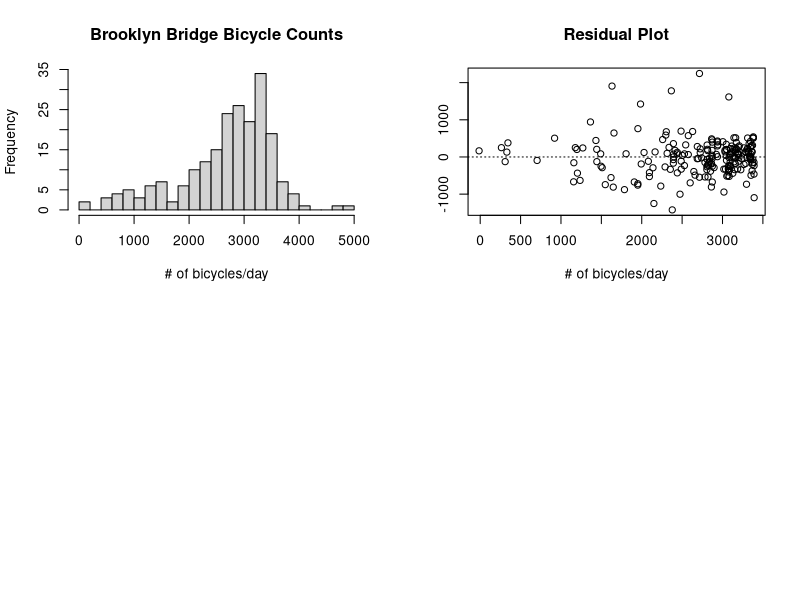
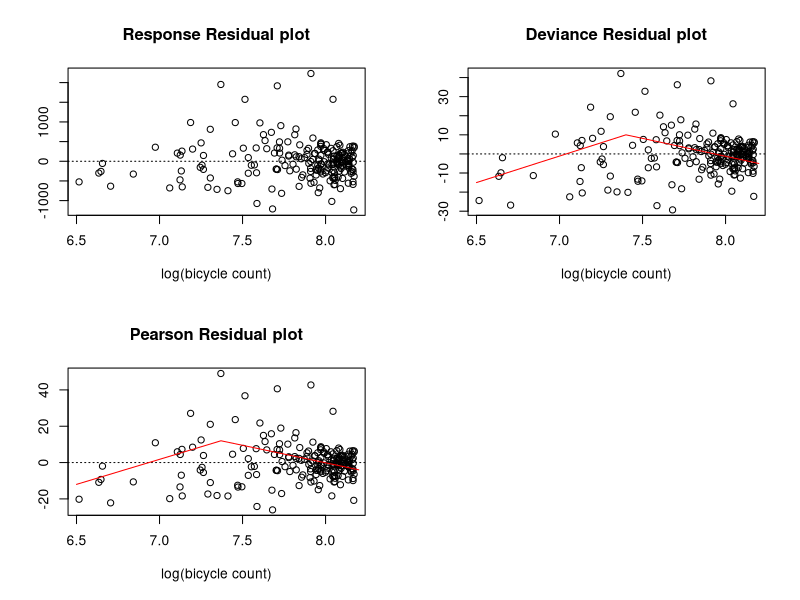
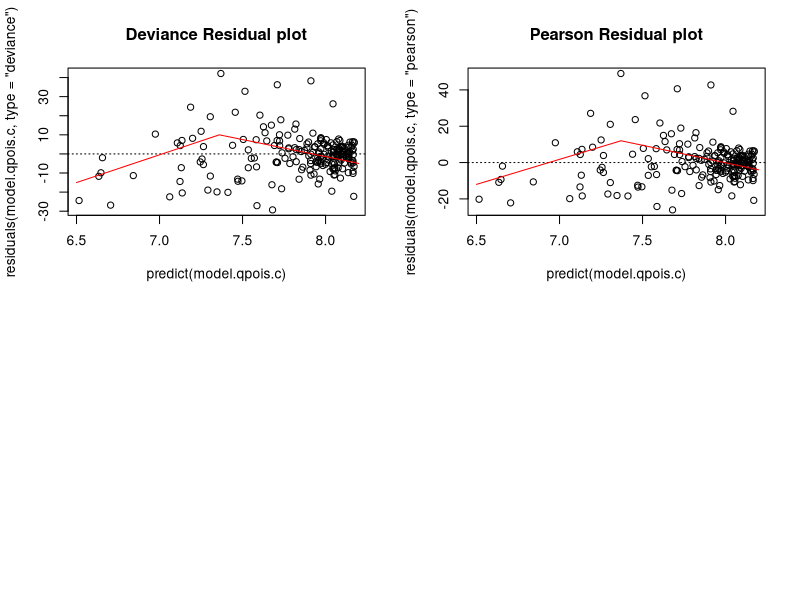
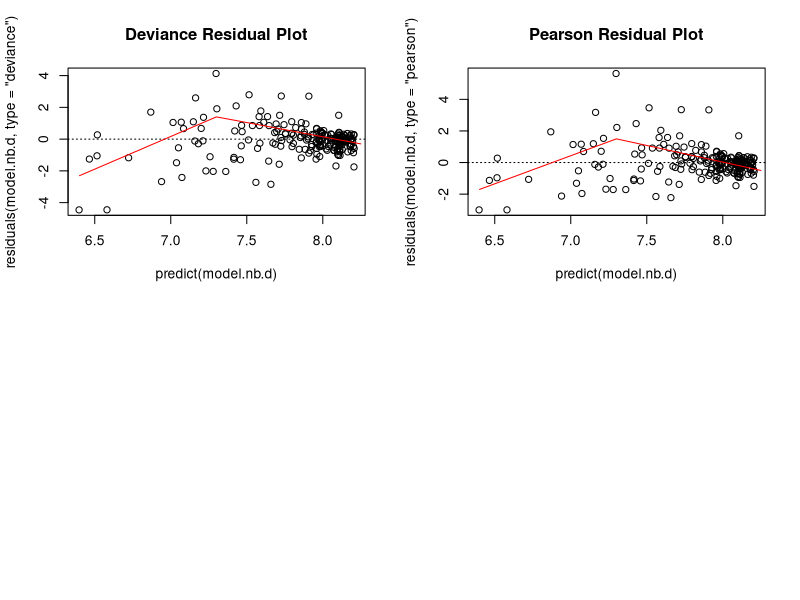

These figures' R source, in order:
## ---- chunk 1
knitr::opts_chunk$set(echo = TRUE)
## ---- chunk 2
library(MASS)
## ---- chunk 3
bicycle = read.csv("NYbridges.csv")

HighF = bicycle$High.Temp
LowF = bicycle$Low.Temp

HighC = ((HighF) - 32) * 5 / 9
LowC = ((LowF) - 32) * (5/9)
## ---- chunk 4
Raini = as.numeric(as.character(bicycle$Precipitation))
# NAs are dealt later in (d)
Rainmm = Raini * 25.4
## ---- chunk 5
Day = bicycle$Day
Day = factor(Day, levels = c("Monday", "Tuesday", "Wednesday", "Thursday", "Friday", 
                             "Saturday", "Sunday"))
bicycle$Day = Day
## ---- chunk 6
Tcount = length(Rainmm[is.na(Rainmm)])
cat("Number of Occurences of T in Precipitation: ", Tcount, "\n")

Rainmm.positive = Rainmm[Rainmm > 0]
MinPmm = min(Rainmm.positive, na.rm = TRUE)
cat("Minimum Value of Precipitation in mm: ", MinPmm, "\n")

## ---- chunk 7
Rainmm[is.na(Rainmm)] = 0
bicycle$Rainmm = Rainmm
## ---- chunk 8
MinC = min(LowC)
## ---- chunk 9

model.lin.a<-lm(Brooklyn~log1p(Rainmm)+Day+HighC+I(HighC^2),
                data=bicycle)

summary(model.lin.a)
anova(model.lin.a)

par(mfrow=c(2,2))
hist(bicycle$Brooklyn, main = "Brooklyn Bridge Bicycle Counts", xlab = "# of bicycles/day", breaks = 20)
plot(predict(model.lin.a), residuals(model.lin.a), main="Residual Plot", ylab="", xlab="# of bicycles/day")
abline(h=0, lty="dotted")


## ---- chunk 10
model.pois.b<-glm(Brooklyn~log1p(Rainmm)+Day+HighC+I(HighC^2),
             family="poisson",
                data=bicycle)

summary(model.pois.b)
model.b.deviance = deviance(model.pois.b)

cat("Null Hypothesis Testing for the Model \n")
1 - pchisq(model.pois.b$deviance, model.pois.b$df.residual)

par(mfrow=c(2,2))
plot(predict(model.pois.b), residuals(model.pois.b, type="response"), main = "Response Residual plot", xlab="log(bicycle count)", ylab="")
abline(h=0, lty = "dotted")
plot(predict(model.pois.b), residuals(model.pois.b, type="deviance"), main = "Deviance Residual plot", xlab="log(bicycle count)", ylab="")
abline(h=0, lty = "dotted")
lines(c(6.5, 7.4, 8.2), c(-15, 10, -5), col="red")
plot(predict(model.pois.b), residuals(model.pois.b, type="pearson"), main = "Pearson Residual plot", xlab="log(bicycle count)", ylab="")
abline(h=0, lty = "dotted")
lines(c(6.5, 7.37, 8.2), c(-12, 12, -4), col="red")


## ---- chunk 11
model.qpois.c<-glm(Brooklyn~log1p(Rainmm)+Day+HighC+I(HighC^2),
             family="quasipoisson",
                data=bicycle)

summary(model.qpois.c)
par(mfrow=c(2,2))

cat("Null Hypothesis Testing for the Model \n")
1 - pchisq(model.qpois.c$deviance, model.qpois.c$df.residual)

plot(predict(model.qpois.c), residuals(model.qpois.c, type="deviance"), main = "Deviance Residual plot")
abline(h=0, lty = "dotted")
lines(c(6.5, 7.36, 8.2), c(-15, 10, -5), col="red")

plot(predict(model.qpois.c), residuals(model.qpois.c, type="pearson"), main = "Pearson Residual plot")
abline(h=0, lty = "dotted")
lines(c(6.5, 7.37, 8.2), c(-12, 12, -4), col="red")




## ---- chunk 12
model.nb.d<-glm.nb(Brooklyn~log1p(Rainmm)+Day+HighC+I(HighC^2),
                data=bicycle)

summary(model.nb.d)
cat("Null Hypothesis Testing for the Model \n")
1 - pchisq(model.nb.d$deviance, model.nb.d$df.residual)

par(mfrow=c(2,2))
plot(predict(model.nb.d), residuals(model.nb.d, type="deviance"), main="Deviance Residual Plot")
abline(h=0, lty = "dotted")
lines(c(6.4, 7.3, 8.25), c(-2.3, 1.4, -0.3), col="red")

plot(predict(model.nb.d), residuals(model.nb.d, type="pearson"), main="Pearson Residual Plot")
abline(h=0, lty = "dotted")
lines(c(6.4, 7.3, 8.25), c(-1.7, 1.5, -0.5), col="red")

